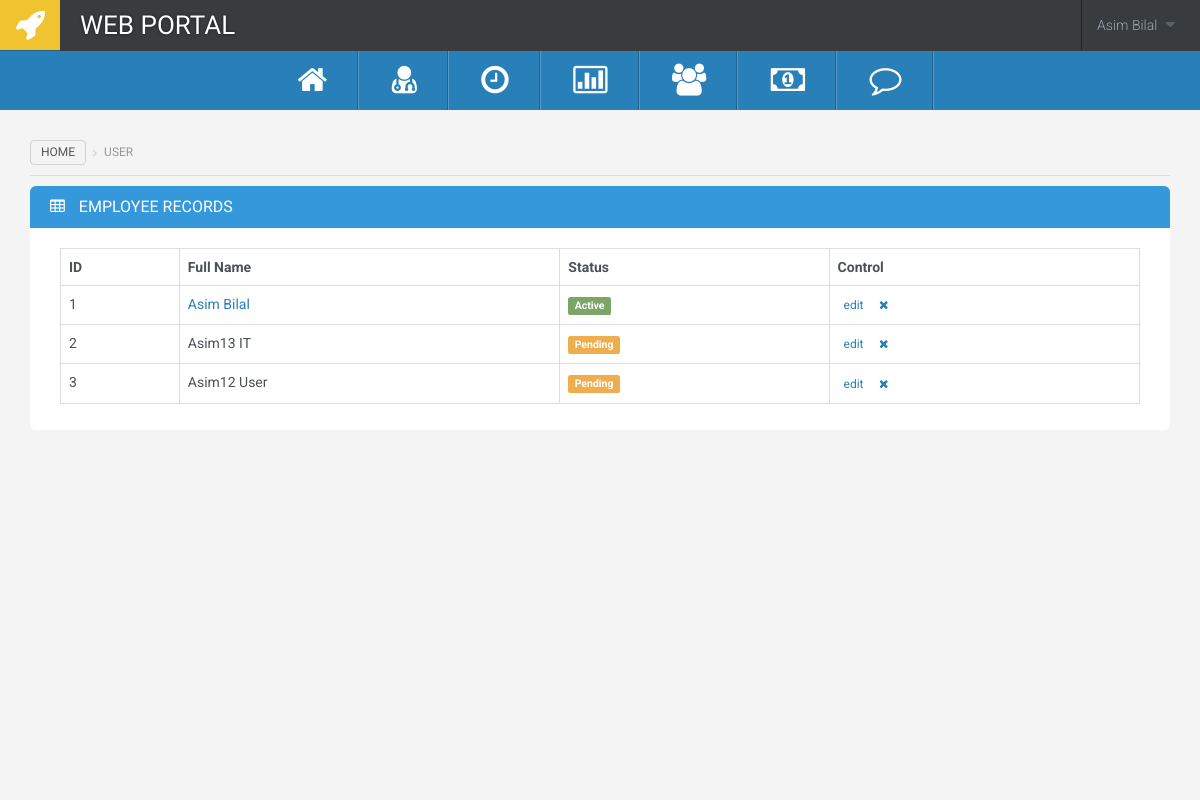
The app's page /user.php (signed in) with its own data.
### tables this page shows
CREATE TABLE `user` (
  `user_id` int(10) NOT NULL,
  `email` text NOT NULL,
  `password` text NOT NULL,
  `type` text NOT NULL,
  `username` varchar(50) NOT NULL,
  `firstName` text NOT NULL,
  `lastName` text NOT NULL,
  `department` text NOT NULL,
  `userKey` text NOT NULL
);

### controller/userController.php (called while the page is built, shortened)
<?php
include("connection.php");
    $userRecords = [];
    $sql = "SELECT * FROM user " ;
    $result = $conn->query($sql);
?>

### user.php (the view, shortened to what this page needs)
<?php
 include("header.php");
 include("controller/userController.php");
?>
<div class="main-content">
    <ol class="breadcrumb">
  <li><a href="index.php">Home</a></li>
  <li class="active">User</li>
</ol>
<div class="widget widget-blue">
      <div class="widget-title">
        <h3><i class="fa fa-table"></i>  Employee Records</h3>
      </div>
      <div class="widget-content">
        <div class="table-responsive">
          <table class="table table-bordered table-hover">
            <thead>
              <tr>
                <th>ID</th>
                <th>Full Name</th>
                <th>Status</th>
                <?php  if($_SESSION["type"] == "Manager"){ ?>
                <th>Control</th>
                <?php } ?>
              </tr>
            </thead>
            <tbody>
            <?php foreach ( $userRecords as $key =>  $user ) { ?>
              <tr>
                <td><?php echo $key+1; ?></td>
                <?php if(!empty($user[2]) && !empty($user[7])  ) { ?>
                <td>
                    <a href="department.php?department=<?php echo $user[7]; ?>&userKey=<?php echo $user[4]; ?>">
                      <?php echo $user[0] ." ". $user[1] ; ?>
                    </a>
                </td>
                <td><span class="label label-success">Active</span></td>
                <?php  } else { ?>
                <td>
                      <?php echo $user[0] ." ". $user[1] ; ?>
                </td>
                <td><span class="label label-warning">Pending</span></td>
                <?php  }
                    if($_SESSION["type"] == "Manager"){
                ?>
                <td >
                   <a href="updateUser.php?userKey=<?php echo $user[4]; ?>" class="btn btn-default btn-xs">edit</a>
                <a href="controller/deleteController.php?userId=<?php echo $user[6]; ?>" class="btn btn-danger btn-xs remove-tr"><i class="fa fa-times"></i></a>
                </td>
                  <?php }?>
              </tr>
              <?php } ?>
            </tbody>
          </table>
        </div>
      </div>
    </div>
  </div>
</div>
</body>
</html>

### records on screen
user: firstName "Asim", lastName "Bilal"
user: firstName "Asim13", lastName "IT"
user: firstName "Asim12", lastName "User"

### other values on screen
$_SESSION['fullname'] "Asim Bilal"
